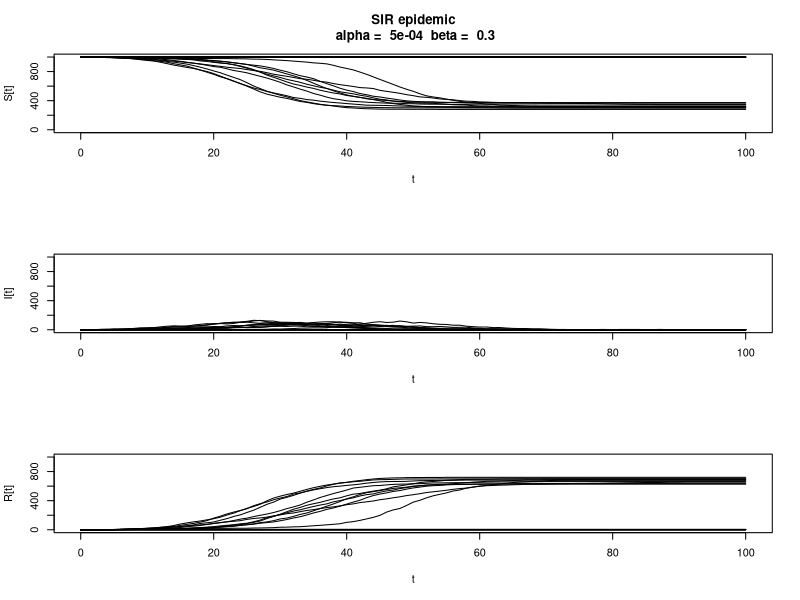

This chart was generated by the following R code:
# program spuRs/resources/scripts/SIR.r

# discrete SIR epidemic model

n.reps <- 20 # num times simulation is run

# model inputs are population size N, time T,
# infection rate a and removal rate b
N <- 1000
T <- 100
# a <- 0.01; b <- 0.1 # all get infected
# a <- 0.001; b <- 0.2 # occasionally epidemic doesn't start
# a <- 0.0005; b <- 0.2 # some small epidemics
a <- 0.0005; b <- 0.3 # balanced
# a <- 0.0005; b <- 0.4 # mostly small epidemics
# a <- 0.0005; b <- 0.5 # all small epidemics

# susceptibles in S, infected in I, removed in R
# row rep is for repetition rep, col i is for time i+1
S <- matrix(0, nrow = n.reps, ncol = T+1)
I <- matrix(0, nrow = n.reps, ncol = T+1)
R <- matrix(0, nrow = n.reps, ncol = T+1)

# main loop
for (rep in 1:n.reps) {
  S[rep, 1] <- N
  I[rep, 1] <- 1
  R[rep, 1] <- 0
  for (i in 1:T) {
    S[rep, i+1] <- rbinom(1, S[rep, i], (1 - a)^I[rep, i])
    R[rep, i+1] <- R[rep, i] + rbinom(1, I[rep, i], b)
    I[rep, i+1] <- I[rep, i] - R[rep, i+1] + R[rep, i] - S[rep, i+1] + S[rep, i]
  }
}

# plot results
par(mfrow = c(3, 1))
plot(c(0, T), c(0, N), xlab = "t", ylab = "S[t]", type = "n",
  main = paste("SIR epidemic\n alpha = ", a, " beta = ", b))
for (rep in 1:n.reps) {
  lines(0:T, S[rep,])
}
plot(c(0, T), c(0, N), xlab = "t", ylab = "I[t]", type = "n")
for (rep in 1:n.reps) {
  lines(0:T, I[rep,])
}
plot(c(0, T), c(0, N), xlab = "t", ylab = "R[t]", type = "n")
for (rep in 1:n.reps) {
  lines(0:T, R[rep,])
}
par(mfrow = c(1, 1))
